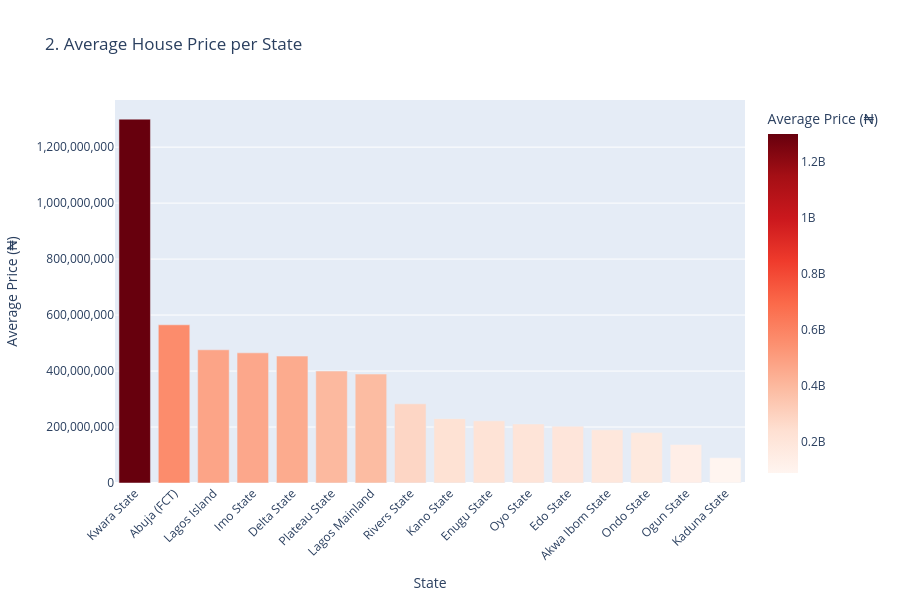

Source (notebook cell):
### Code cell
# 2. Bar Chart: Average price per state
# ==========================================
state_avg_price = df.groupby('Region Parent Name')['Price'].mean().reset_index()
state_avg_price.columns = ['State', 'Average_Price']
state_avg_price = state_avg_price.sort_values(by='Average_Price', ascending=False)

fig2 = px.bar(state_avg_price, 
              x='State', 
              y='Average_Price',
              title='2. Average House Price per State',
              labels={'State': 'State', 'Average_Price': 'Average Price (₦)'},
              color='Average_Price',
              color_continuous_scale='Reds')
fig2.update_layout(xaxis_tickangle=-45, height=600)
fig2.update_yaxes(tickformat=',.0f')
fig2.show()

### Figure 1 — Plotly figure (JSON) as saved in the notebook; plotly's stock layout.template omitted (floating-point values rounded to 4 significant figures)
{"data": [{"hovertemplate": "State=%{x}<br>Average Price (₦)=%{marker.color}<extra></extra>", "legendgroup": "", "marker": {"color": [1300000000.0, 565100000.0, 475900000.0, 465000000.0, 453500000.0, 400000000.0, 389300000.0, 282800000.0, 230000000.0, 222200000.0, 211000000.0, 202700000.0, 190000000.0, 180000000.0, 137500000.0, 90270000.0], "coloraxis": "coloraxis", "pattern": {"shape": ""}}, "name": "", "orientation": "v", "showlegend": false, "textposition": "auto", "type": "bar", "x": ["Kwara State", "Abuja (FCT)", "Lagos Island", "Imo State", "Delta State", "Plateau State", "Lagos Mainland", "Rivers State", "Kano State", "Enugu State", "Oyo State", "Edo State", "Akwa Ibom State", "Ondo State", "Ogun State", "Kaduna State"], "xaxis": "x", "y": [1300000000.0, 565100000.0, 475900000.0, 465000000.0, 453500000.0, 400000000.0, 389300000.0, 282800000.0, 230000000.0, 222200000.0, 211000000.0, 202700000.0, 190000000.0, 180000000.0, 137500000.0, 90270000.0], "yaxis": "y"}], "layout": {"barmode": "relative", "coloraxis": {"autocolorscale": false, "colorbar": {"title": {"text": "Average Price (₦)"}}, "colorscale": [[0, "rgb(255,245,240)"], [0.125, "rgb(254,224,210)"], [0.25, "rgb(252,187,161)"], [0.375, "rgb(252,146,114)"], [0.5, "rgb(251,106,74)"], [0.625, "rgb(239,59,44)"], [0.75, "rgb(203,24,29)"], [0.875, "rgb(165,15,21)"], [1, "rgb(103,0,13)"]]}, "height": 600, "legend": {"tracegroupgap": 0}, "title": {"text": "2. Average House Price per State"}, "xaxis": {"anchor": "y", "domain": [0, 1], "tickangle": -45, "title": {"text": "State"}}, "yaxis": {"anchor": "x", "domain": [0, 1], "tickformat": ",.0f", "title": {"text": "Average Price (₦)"}}}}
